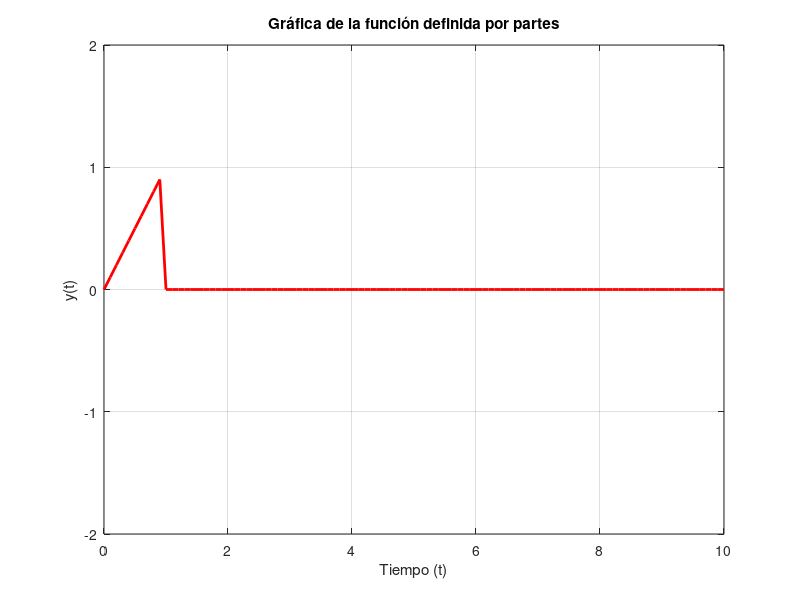

Here is the MATLAB script that generated this plot:
clear;
close all;
clc;

% Definir la función escalón unitario
u = @(t) (t >= 0); 

% Rango de tiempo
t = 0:0.1:10; 

% Definir la función por partes
y = (t).*(u(t)-u(t-1)); % Oscilación senoidal entre t = 2 y t = 3
% 2.*(sin(2*pi*t))
% Graficar la función
plot(t, y, 'r', 'LineWidth', 2);
axis([0 10 -2 2]); % Límites de los ejes
grid on;
xlabel('Tiempo (t)');
ylabel('y(t)');
title('Gráfica de la función definida por partes');